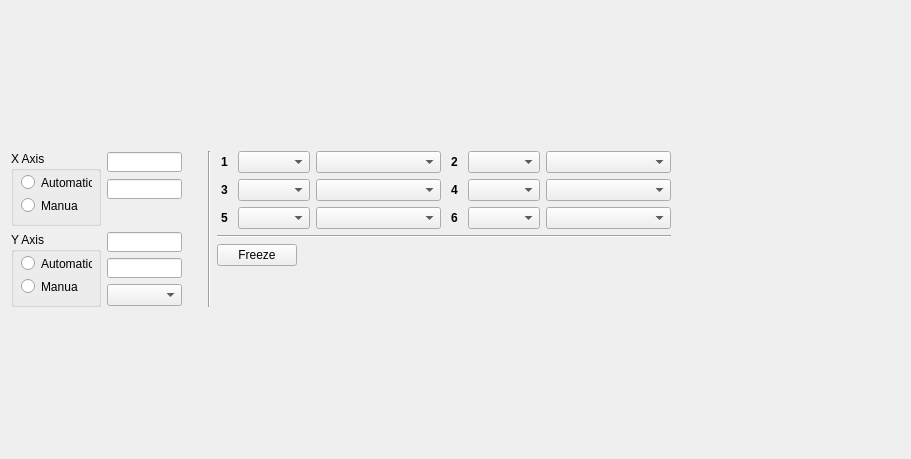
<?xml version="1.0" encoding="UTF-8"?>
<ui version="4.0">
 <class>W_2DPlot</class>
 <widget class="QWidget" name="W_2DPlot">
  <property name="geometry">
   <rect>
    <x>0</x>
    <y>0</y>
    <width>911</width>
    <height>459</height>
   </rect>
  </property>
  <property name="windowTitle">
   <string>Form</string>
  </property>
  <layout class="QVBoxLayout" name="verticalLayout">
   <item>
    <layout class="QGridLayout" name="gridLayout_test" rowminimumheight="0"/>
   </item>
   <item>
    <spacer name="verticalSpacer">
     <property name="orientation">
      <enum>Qt::Vertical</enum>
     </property>
     <property name="sizeType">
      <enum>QSizePolicy::Fixed</enum>
     </property>
     <property name="sizeHint" stdset="0">
      <size>
       <width>5</width>
       <height>5</height>
      </size>
     </property>
    </spacer>
   </item>
   <item>
    <layout class="QGridLayout" name="gridLayout_2">
     <item row="0" column="4">
      <layout class="QGridLayout" name="gridLayout_3">
       <item row="1" column="1">
        <spacer name="verticalSpacer_2">
         <property name="orientation">
          <enum>Qt::Vertical</enum>
         </property>
         <property name="sizeType">
          <enum>QSizePolicy::Minimum</enum>
         </property>
         <property name="sizeHint" stdset="0">
          <size>
           <width>20</width>
           <height>40</height>
          </size>
         </property>
        </spacer>
       </item>
       <item row="0" column="1">
        <layout class="QGridLayout" name="gridLayout_7">
         <item row="0" column="3">
          <widget class="QLabel" name="label_t2">
           <property name="sizePolicy">
            <sizepolicy hsizetype="Fixed" vsizetype="Minimum">
             <horstretch>0</horstretch>
             <verstretch>0</verstretch>
            </sizepolicy>
           </property>
           <property name="minimumSize">
            <size>
             <width>15</width>
             <height>0</height>
            </size>
           </property>
           <property name="maximumSize">
            <size>
             <width>15</width>
             <height>16777215</height>
            </size>
           </property>
           <property name="baseSize">
            <size>
             <width>15</width>
             <height>0</height>
            </size>
           </property>
           <property name="text">
            <string>&lt;html&gt;&lt;head/&gt;&lt;body&gt;&lt;p&gt;&lt;span style=&quot; font-weight:600;&quot;&gt;2&lt;/span&gt;&lt;/p&gt;&lt;/body&gt;&lt;/html&gt;</string>
           </property>
           <property name="alignment">
            <set>Qt::AlignCenter</set>
           </property>
          </widget>
         </item>
         <item row="1" column="4">
          <widget class="QComboBox" name="cBoxvar4"/>
         </item>
         <item row="2" column="4">
          <widget class="QComboBox" name="cBoxvar6"/>
         </item>
         <item row="0" column="4">
          <widget class="QComboBox" name="cBoxvar2"/>
         </item>
         <item row="0" column="1">
          <widget class="QComboBox" name="cBoxvar1"/>
         </item>
         <item row="1" column="1">
          <widget class="QComboBox" name="cBoxvar3"/>
         </item>
         <item row="1" column="0">
          <widget class="QLabel" name="label_t3">
           <property name="sizePolicy">
            <sizepolicy hsizetype="Fixed" vsizetype="Minimum">
             <horstretch>0</horstretch>
             <verstretch>0</verstretch>
            </sizepolicy>
           </property>
           <property name="minimumSize">
            <size>
             <width>15</width>
             <height>0</height>
            </size>
           </property>
           <property name="maximumSize">
            <size>
             <width>15</width>
             <height>16777215</height>
            </size>
           </property>
           <property name="baseSize">
            <size>
             <width>15</width>
             <height>0</height>
            </size>
           </property>
           <property name="text">
            <string>&lt;html&gt;&lt;head/&gt;&lt;body&gt;&lt;p&gt;&lt;span style=&quot; font-weight:600;&quot;&gt;3&lt;/span&gt;&lt;/p&gt;&lt;/body&gt;&lt;/html&gt;</string>
           </property>
           <property name="alignment">
            <set>Qt::AlignCenter</set>
           </property>
          </widget>
         </item>
         <item row="0" column="0">
          <widget class="QLabel" name="label_t1">
           <property name="sizePolicy">
            <sizepolicy hsizetype="Fixed" vsizetype="Minimum">
             <horstretch>0</horstretch>
             <verstretch>0</verstretch>
            </sizepolicy>
           </property>
           <property name="minimumSize">
            <size>
             <width>15</width>
             <height>0</height>
            </size>
           </property>
           <property name="maximumSize">
            <size>
             <width>15</width>
             <height>16777215</height>
            </size>
           </property>
           <property name="baseSize">
            <size>
             <width>15</width>
             <height>0</height>
            </size>
           </property>
           <property name="text">
            <string>&lt;html&gt;&lt;head/&gt;&lt;body&gt;&lt;p&gt;&lt;span style=&quot; font-weight:600;&quot;&gt;1&lt;/span&gt;&lt;/p&gt;&lt;/body&gt;&lt;/html&gt;</string>
           </property>
           <property name="alignment">
            <set>Qt::AlignCenter</set>
           </property>
          </widget>
         </item>
         <item row="1" column="3">
          <widget class="QLabel" name="label_t4">
           <property name="sizePolicy">
            <sizepolicy hsizetype="Fixed" vsizetype="Minimum">
             <horstretch>0</horstretch>
             <verstretch>0</verstretch>
            </sizepolicy>
           </property>
           <property name="minimumSize">
            <size>
             <width>15</width>
             <height>0</height>
            </size>
           </property>
           <property name="maximumSize">
            <size>
             <width>15</width>
             <height>16777215</height>
            </size>
           </property>
           <property name="baseSize">
            <size>
             <width>15</width>
             <height>0</height>
            </size>
           </property>
           <property name="text">
            <string>&lt;html&gt;&lt;head/&gt;&lt;body&gt;&lt;p&gt;&lt;span style=&quot; font-weight:600;&quot;&gt;4&lt;/span&gt;&lt;/p&gt;&lt;/body&gt;&lt;/html&gt;</string>
           </property>
           <property name="alignment">
            <set>Qt::AlignCenter</set>
           </property>
          </widget>
         </item>
         <item row="2" column="1">
          <widget class="QComboBox" name="cBoxvar5"/>
         </item>
         <item row="2" column="3">
          <widget class="QLabel" name="label_t6">
           <property name="sizePolicy">
            <sizepolicy hsizetype="Fixed" vsizetype="Minimum">
             <horstretch>0</horstretch>
             <verstretch>0</verstretch>
            </sizepolicy>
           </property>
           <property name="minimumSize">
            <size>
             <width>15</width>
             <height>0</height>
            </size>
           </property>
           <property name="maximumSize">
            <size>
             <width>15</width>
             <height>16777215</height>
            </size>
           </property>
           <property name="baseSize">
            <size>
             <width>15</width>
             <height>0</height>
            </size>
           </property>
           <property name="text">
            <string>&lt;html&gt;&lt;head/&gt;&lt;body&gt;&lt;p&gt;&lt;span style=&quot; font-weight:600;&quot;&gt;6&lt;/span&gt;&lt;/p&gt;&lt;/body&gt;&lt;/html&gt;</string>
           </property>
           <property name="alignment">
            <set>Qt::AlignCenter</set>
           </property>
          </widget>
         </item>
         <item row="1" column="5">
          <widget class="QComboBox" name="cBoxvar4slave">
           <property name="sizePolicy">
            <sizepolicy hsizetype="Fixed" vsizetype="Fixed">
             <horstretch>0</horstretch>
             <verstretch>0</verstretch>
            </sizepolicy>
           </property>
           <property name="minimumSize">
            <size>
             <width>125</width>
             <height>0</height>
            </size>
           </property>
          </widget>
         </item>
         <item row="1" column="2">
          <widget class="QComboBox" name="cBoxvar3slave">
           <property name="sizePolicy">
            <sizepolicy hsizetype="Fixed" vsizetype="Fixed">
             <horstretch>0</horstretch>
             <verstretch>0</verstretch>
            </sizepolicy>
           </property>
           <property name="minimumSize">
            <size>
             <width>125</width>
             <height>0</height>
            </size>
           </property>
          </widget>
         </item>
         <item row="2" column="0">
          <widget class="QLabel" name="label_t5">
           <property name="sizePolicy">
            <sizepolicy hsizetype="Fixed" vsizetype="Minimum">
             <horstretch>0</horstretch>
             <verstretch>0</verstretch>
            </sizepolicy>
           </property>
           <property name="minimumSize">
            <size>
             <width>15</width>
             <height>0</height>
            </size>
           </property>
           <property name="maximumSize">
            <size>
             <width>15</width>
             <height>16777215</height>
            </size>
           </property>
           <property name="baseSize">
            <size>
             <width>15</width>
             <height>0</height>
            </size>
           </property>
           <property name="text">
            <string>&lt;html&gt;&lt;head/&gt;&lt;body&gt;&lt;p&gt;&lt;span style=&quot; font-weight:600;&quot;&gt;5&lt;/span&gt;&lt;/p&gt;&lt;/body&gt;&lt;/html&gt;</string>
           </property>
           <property name="alignment">
            <set>Qt::AlignCenter</set>
           </property>
          </widget>
         </item>
         <item row="0" column="2">
          <widget class="QComboBox" name="cBoxvar1slave">
           <property name="sizePolicy">
            <sizepolicy hsizetype="Fixed" vsizetype="Fixed">
             <horstretch>0</horstretch>
             <verstretch>0</verstretch>
            </sizepolicy>
           </property>
           <property name="minimumSize">
            <size>
             <width>125</width>
             <height>0</height>
            </size>
           </property>
          </widget>
         </item>
         <item row="2" column="2">
          <widget class="QComboBox" name="cBoxvar5slave">
           <property name="sizePolicy">
            <sizepolicy hsizetype="Fixed" vsizetype="Fixed">
             <horstretch>0</horstretch>
             <verstretch>0</verstretch>
            </sizepolicy>
           </property>
           <property name="minimumSize">
            <size>
             <width>125</width>
             <height>0</height>
            </size>
           </property>
          </widget>
         </item>
         <item row="0" column="5">
          <widget class="QComboBox" name="cBoxvar2slave">
           <property name="sizePolicy">
            <sizepolicy hsizetype="Fixed" vsizetype="Fixed">
             <horstretch>0</horstretch>
             <verstretch>0</verstretch>
            </sizepolicy>
           </property>
           <property name="minimumSize">
            <size>
             <width>125</width>
             <height>0</height>
            </size>
           </property>
          </widget>
         </item>
         <item row="2" column="5">
          <widget class="QComboBox" name="cBoxvar6slave">
           <property name="sizePolicy">
            <sizepolicy hsizetype="Fixed" vsizetype="Fixed">
             <horstretch>0</horstretch>
             <verstretch>0</verstretch>
            </sizepolicy>
           </property>
           <property name="minimumSize">
            <size>
             <width>125</width>
             <height>0</height>
            </size>
           </property>
          </widget>
         </item>
         <item row="3" column="0" colspan="6">
          <widget class="Line" name="line">
           <property name="orientation">
            <enum>Qt::Horizontal</enum>
           </property>
          </widget>
         </item>
         <item row="4" column="0" colspan="3">
          <widget class="QPushButton" name="pushButtonFreeze">
           <property name="sizePolicy">
            <sizepolicy hsizetype="Fixed" vsizetype="Fixed">
             <horstretch>0</horstretch>
             <verstretch>0</verstretch>
            </sizepolicy>
           </property>
           <property name="text">
            <string>Freeze</string>
           </property>
          </widget>
         </item>
        </layout>
       </item>
       <item row="0" column="0" rowspan="2">
        <widget class="Line" name="line_2">
         <property name="orientation">
          <enum>Qt::Vertical</enum>
         </property>
        </widget>
       </item>
      </layout>
     </item>
     <item row="0" column="0">
      <layout class="QGridLayout" name="gridLayout">
       <property name="sizeConstraint">
        <enum>QLayout::SetMinimumSize</enum>
       </property>
       <item row="0" column="0">
        <widget class="QGroupBox" name="groupBoxX">
         <property name="sizePolicy">
          <sizepolicy hsizetype="Preferred" vsizetype="Fixed">
           <horstretch>0</horstretch>
           <verstretch>0</verstretch>
          </sizepolicy>
         </property>
         <property name="minimumSize">
          <size>
           <width>90</width>
           <height>75</height>
          </size>
         </property>
         <property name="maximumSize">
          <size>
           <width>90</width>
           <height>75</height>
          </size>
         </property>
         <property name="title">
          <string>X Axis</string>
         </property>
         <widget class="QRadioButton" name="radioButtonXA">
          <property name="geometry">
           <rect>
            <x>10</x>
            <y>23</y>
            <width>71</width>
            <height>17</height>
           </rect>
          </property>
          <property name="text">
           <string>Automatic</string>
          </property>
         </widget>
         <widget class="QRadioButton" name="radioButtonXM">
          <property name="geometry">
           <rect>
            <x>10</x>
            <y>46</y>
            <width>57</width>
            <height>17</height>
           </rect>
          </property>
          <property name="text">
           <string>Manual</string>
          </property>
         </widget>
        </widget>
       </item>
       <item row="0" column="1">
        <layout class="QVBoxLayout" name="verticalLayout_3">
         <item>
          <widget class="QLineEdit" name="lineEditXMin">
           <property name="sizePolicy">
            <sizepolicy hsizetype="Minimum" vsizetype="Fixed">
             <horstretch>0</horstretch>
             <verstretch>0</verstretch>
            </sizepolicy>
           </property>
           <property name="minimumSize">
            <size>
             <width>50</width>
             <height>0</height>
            </size>
           </property>
           <property name="maximumSize">
            <size>
             <width>75</width>
             <height>20</height>
            </size>
           </property>
          </widget>
         </item>
         <item>
          <widget class="QLineEdit" name="lineEditXMax">
           <property name="sizePolicy">
            <sizepolicy hsizetype="Minimum" vsizetype="Fixed">
             <horstretch>0</horstretch>
             <verstretch>0</verstretch>
            </sizepolicy>
           </property>
           <property name="minimumSize">
            <size>
             <width>50</width>
             <height>0</height>
            </size>
           </property>
           <property name="maximumSize">
            <size>
             <width>75</width>
             <height>20</height>
            </size>
           </property>
          </widget>
         </item>
         <item>
          <spacer name="verticalSpacer_4">
           <property name="orientation">
            <enum>Qt::Vertical</enum>
           </property>
           <property name="sizeType">
            <enum>QSizePolicy::Fixed</enum>
           </property>
           <property name="sizeHint" stdset="0">
            <size>
             <width>20</width>
             <height>25</height>
            </size>
           </property>
          </spacer>
         </item>
        </layout>
       </item>
       <item row="5" column="0">
        <widget class="QGroupBox" name="groupBoxY">
         <property name="sizePolicy">
          <sizepolicy hsizetype="Preferred" vsizetype="Fixed">
           <horstretch>0</horstretch>
           <verstretch>0</verstretch>
          </sizepolicy>
         </property>
         <property name="minimumSize">
          <size>
           <width>90</width>
           <height>75</height>
          </size>
         </property>
         <property name="maximumSize">
          <size>
           <width>90</width>
           <height>75</height>
          </size>
         </property>
         <property name="title">
          <string>Y Axis</string>
         </property>
         <widget class="QRadioButton" name="radioButtonYA">
          <property name="geometry">
           <rect>
            <x>10</x>
            <y>23</y>
            <width>71</width>
            <height>17</height>
           </rect>
          </property>
          <property name="text">
           <string>Automatic</string>
          </property>
         </widget>
         <widget class="QRadioButton" name="radioButtonYM">
          <property name="geometry">
           <rect>
            <x>10</x>
            <y>46</y>
            <width>57</width>
            <height>17</height>
           </rect>
          </property>
          <property name="text">
           <string>Manual</string>
          </property>
         </widget>
        </widget>
       </item>
       <item row="5" column="1">
        <layout class="QVBoxLayout" name="verticalLayout_4">
         <item>
          <widget class="QLineEdit" name="lineEditYMin">
           <property name="minimumSize">
            <size>
             <width>50</width>
             <height>0</height>
            </size>
           </property>
           <property name="maximumSize">
            <size>
             <width>75</width>
             <height>20</height>
            </size>
           </property>
          </widget>
         </item>
         <item>
          <widget class="QLineEdit" name="lineEditYMax">
           <property name="minimumSize">
            <size>
             <width>50</width>
             <height>0</height>
            </size>
           </property>
           <property name="maximumSize">
            <size>
             <width>75</width>
             <height>20</height>
            </size>
           </property>
          </widget>
         </item>
         <item>
          <widget class="QComboBox" name="comboBoxMargin"/>
         </item>
        </layout>
       </item>
      </layout>
     </item>
     <item row="0" column="3">
      <spacer name="horizontalSpacer">
       <property name="orientation">
        <enum>Qt::Horizontal</enum>
       </property>
       <property name="sizeType">
        <enum>QSizePolicy::Maximum</enum>
       </property>
       <property name="sizeHint" stdset="0">
        <size>
         <width>20</width>
         <height>20</height>
        </size>
       </property>
      </spacer>
     </item>
     <item row="0" column="5">
      <spacer name="horizontalSpacer_2">
       <property name="orientation">
        <enum>Qt::Horizontal</enum>
       </property>
       <property name="sizeHint" stdset="0">
        <size>
         <width>5</width>
         <height>5</height>
        </size>
       </property>
      </spacer>
     </item>
    </layout>
   </item>
   <item>
    <spacer name="verticalSpacer_3">
     <property name="orientation">
      <enum>Qt::Vertical</enum>
     </property>
     <property name="sizeType">
      <enum>QSizePolicy::Fixed</enum>
     </property>
     <property name="sizeHint" stdset="0">
      <size>
       <width>5</width>
       <height>5</height>
      </size>
     </property>
    </spacer>
   </item>
  </layout>
 </widget>
 <resources/>
 <connections/>
</ui>
